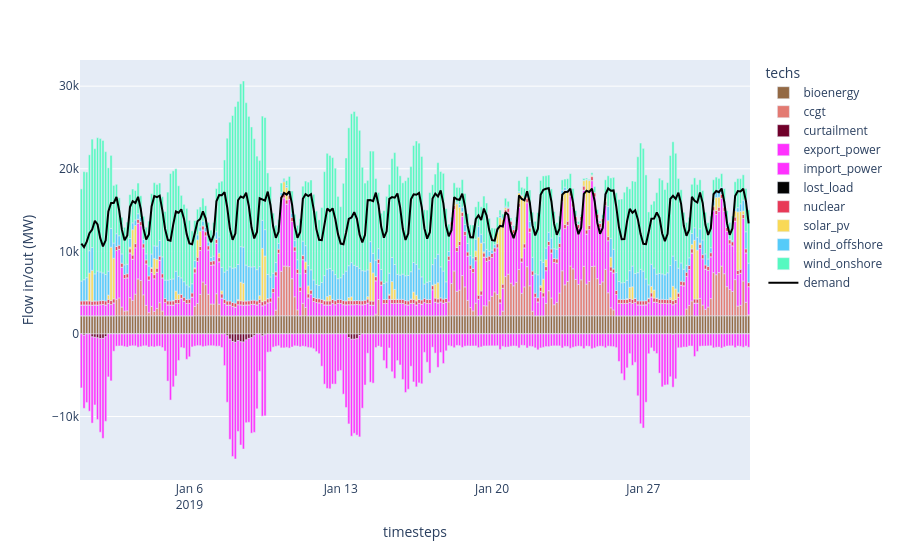

Notebook cell for this chart:
### Code cell
# Inspect the difference from the initial operation visually
plot_dispatch('results/fixed-cost-optimal-design_nuts2_cheapimport.nc', exclude_transmission=True, colors=colours)

### Figure 1 — Plotly figure (JSON) as saved in the notebook; plotly's stock layout.template omitted (floating-point values rounded to 4 significant figures; data arrays with more than 128 entries replaced by an {"elided": "..."} marker saying what was removed)
{"data": [{"hovertemplate": "techs=bioenergy<br>timesteps=%{x}<br>Flow in/out (MW)=%{y}<extra></extra>", "legendgroup": "bioenergy", "marker": {"color": "#936944", "pattern": {"shape": ""}}, "name": "bioenergy", "orientation": "v", "showlegend": true, "textposition": "auto", "type": "bar", "x": {"elided": "248 str values"}, "xaxis": "x", "y": {"elided": "248 float values"}, "yaxis": "y"}, {"hovertemplate": "techs=ccgt<br>timesteps=%{x}<br>Flow in/out (MW)=%{y}<extra></extra>", "legendgroup": "ccgt", "marker": {"color": "#E37A72", "pattern": {"shape": ""}}, "name": "ccgt", "orientation": "v", "showlegend": true, "textposition": "auto", "type": "bar", "x": {"elided": "248 str values"}, "xaxis": "x", "y": {"elided": "248 float values"}, "yaxis": "y"}, {"hovertemplate": "techs=curtailment<br>timesteps=%{x}<br>Flow in/out (MW)=%{y}<extra></extra>", "legendgroup": "curtailment", "marker": {"color": "#70002a", "pattern": {"shape": ""}}, "name": "curtailment", "orientation": "v", "showlegend": true, "textposition": "auto", "type": "bar", "x": {"elided": "248 str values"}, "xaxis": "x", "y": {"elided": "248 float values"}, "yaxis": "y"}, {"hovertemplate": "techs=export_power<br>timesteps=%{x}<br>Flow in/out (MW)=%{y}<extra></extra>", "legendgroup": "export_power", "marker": {"color": "#ff31fe", "pattern": {"shape": ""}}, "name": "export_power", "orientation": "v", "showlegend": true, "textposition": "auto", "type": "bar", "x": {"elided": "248 str values"}, "xaxis": "x", "y": {"elided": "248 float values"}, "yaxis": "y"}, {"hovertemplate": "techs=import_power<br>timesteps=%{x}<br>Flow in/out (MW)=%{y}<extra></extra>", "legendgroup": "import_power", "marker": {"color": "#ff31fe", "pattern": {"shape": ""}}, "name": "import_power", "orientation": "v", "showlegend": true, "textposition": "auto", "type": "bar", "x": {"elided": "248 str values"}, "xaxis": "x", "y": {"elided": "248 float values"}, "yaxis": "y"}, {"hovertemplate": "techs=lost_load<br>timesteps=%{x}<br>Flow in/out (MW)=%{y}<extra></extra>", "legendgroup": "lost_load", "marker": {"color": "#030303", "pattern": {"shape": ""}}, "name": "lost_load", "orientation": "v", "showlegend": true, "textposition": "auto", "type": "bar", "x": {"elided": "248 str values"}, "xaxis": "x", "y": {"elided": "248 float values"}, "yaxis": "y"}, {"hovertemplate": "techs=nuclear<br>timesteps=%{x}<br>Flow in/out (MW)=%{y}<extra></extra>", "legendgroup": "nuclear", "marker": {"color": "#e83a57", "pattern": {"shape": ""}}, "name": "nuclear", "orientation": "v", "showlegend": true, "textposition": "auto", "type": "bar", "x": {"elided": "248 str values"}, "xaxis": "x", "y": {"elided": "248 float values"}, "yaxis": "y"}, {"hovertemplate": "techs=solar_pv<br>timesteps=%{x}<br>Flow in/out (MW)=%{y}<extra></extra>", "legendgroup": "solar_pv", "marker": {"color": "#F9D956", "pattern": {"shape": ""}}, "name": "solar_pv", "orientation": "v", "showlegend": true, "textposition": "auto", "type": "bar", "x": ["2019-01-01T06:00:00.000000000", "2019-01-01T09:00:00.000000000", "2019-01-01T12:00:00.000000000", "2019-01-01T15:00:00.000000000", "2019-01-02T06:00:00.000000000", "2019-01-02T09:00:00.000000000", "2019-01-02T12:00:00.000000000", "2019-01-02T15:00:00.000000000", "2019-01-03T06:00:00.000000000", "2019-01-03T09:00:00.000000000", "2019-01-03T12:00:00.000000000", "2019-01-03T15:00:00.000000000", "2019-01-04T06:00:00.000000000", "2019-01-04T09:00:00.000000000", "2019-01-04T12:00:00.000000000", "2019-01-04T15:00:00.000000000", "2019-01-05T06:00:00.000000000", "2019-01-05T09:00:00.000000000", "2019-01-05T12:00:00.000000000", "2019-01-05T15:00:00.000000000", "2019-01-06T06:00:00.000000000", "2019-01-06T09:00:00.000000000", "2019-01-06T12:00:00.000000000", "2019-01-06T15:00:00.000000000", "2019-01-07T06:00:00.000000000", "2019-01-07T09:00:00.000000000", "2019-01-07T12:00:00.000000000", "2019-01-08T06:00:00.000000000", "2019-01-08T09:00:00.000000000", "2019-01-08T12:00:00.000000000", "2019-01-08T15:00:00.000000000", "2019-01-09T06:00:00.000000000", "2019-01-09T09:00:00.000000000", "2019-01-09T12:00:00.000000000", "2019-01-09T15:00:00.000000000", "2019-01-10T06:00:00.000000000", "2019-01-10T09:00:00.000000000", "2019-01-10T12:00:00.000000000", "2019-01-10T15:00:00.000000000", "2019-01-11T06:00:00.000000000", "2019-01-11T09:00:00.000000000", "2019-01-11T12:00:00.000000000", "2019-01-11T15:00:00.000000000", "2019-01-12T06:00:00.000000000", "2019-01-12T09:00:00.000000000", "2019-01-12T12:00:00.000000000", "2019-01-12T15:00:00.000000000", "2019-01-13T06:00:00.000000000", "2019-01-13T09:00:00.000000000", "2019-01-13T12:00:00.000000000", "2019-01-13T15:00:00.000000000", "2019-01-14T06:00:00.000000000", "2019-01-14T09:00:00.000000000", "2019-01-14T12:00:00.000000000", "2019-01-14T15:00:00.000000000", "2019-01-15T06:00:00.000000000", "2019-01-15T09:00:00.000000000", "2019-01-15T12:00:00.000000000", "2019-01-15T15:00:00.000000000", "2019-01-16T06:00:00.000000000", "2019-01-16T09:00:00.000000000", "2019-01-16T12:00:00.000000000", "2019-01-16T15:00:00.000000000", "2019-01-17T06:00:00.000000000", "2019-01-17T09:00:00.000000000", "2019-01-17T12:00:00.000000000", "2019-01-17T15:00:00.000000000", "2019-01-18T06:00:00.000000000", "2019-01-18T09:00:00.000000000", "2019-01-18T12:00:00.000000000", "2019-01-18T15:00:00.000000000", "2019-01-19T06:00:00.000000000", "2019-01-19T09:00:00.000000000", "2019-01-19T12:00:00.000000000", "2019-01-19T15:00:00.000000000", "2019-01-20T06:00:00.000000000", "2019-01-20T09:00:00.000000000", "2019-01-20T12:00:00.000000000", "2019-01-20T15:00:00.000000000", "2019-01-21T06:00:00.000000000", "2019-01-21T09:00:00.000000000", "2019-01-21T12:00:00.000000000", "2019-01-21T15:00:00.000000000", "2019-01-22T06:00:00.000000000", "2019-01-22T09:00:00.000000000", "2019-01-22T12:00:00.000000000", "2019-01-22T15:00:00.000000000", "2019-01-23T06:00:00.000000000", "2019-01-23T09:00:00.000000000", "2019-01-23T12:00:00.000000000", "2019-01-23T15:00:00.000000000", "2019-01-24T06:00:00.000000000", "2019-01-24T09:00:00.000000000", "2019-01-24T12:00:00.000000000", "2019-01-24T15:00:00.000000000", "2019-01-25T06:00:00.000000000", "2019-01-25T09:00:00.000000000", "2019-01-25T12:00:00.000000000", "2019-01-25T15:00:00.000000000", "2019-01-26T06:00:00.000000000", "2019-01-26T09:00:00.000000000", "2019-01-26T12:00:00.000000000", "2019-01-26T15:00:00.000000000", "2019-01-27T06:00:00.000000000", "2019-01-27T09:00:00.000000000", "2019-01-27T12:00:00.000000000", "2019-01-27T15:00:00.000000000", "2019-01-28T06:00:00.000000000", "2019-01-28T09:00:00.000000000", "2019-01-28T12:00:00.000000000", "2019-01-28T15:00:00.000000000", "2019-01-29T06:00:00.000000000", "2019-01-29T09:00:00.000000000", "2019-01-29T12:00:00.000000000", "2019-01-29T15:00:00.000000000", "2019-01-30T06:00:00.000000000", "2019-01-30T09:00:00.000000000", "2019-01-30T12:00:00.000000000", "2019-01-30T15:00:00.000000000", "2019-01-31T06:00:00.000000000", "2019-01-31T09:00:00.000000000", "2019-01-31T12:00:00.000000000", "2019-01-31T15:00:00.000000000"], "xaxis": "x", "y": [64.48, 3373.0, 3733.0, 8.253, 519.2, 6456.0, 4923.0, 11.78, 193.5, 3077.0, 2190.0, 3.198, 109.4, 1964.0, 1066.0, 0.573, 76.86, 1025.0, 627.2, 0.573, 126.3, 2103.0, 1857.0, 3.494, 25.75, 549.1, 377.3, 123.8, 2261.0, 2164.0, 5.054, 438.1, 6458.0, 5414.0, 24.9, 93.67, 1455.0, 1516.0, 5.898, 43.33, 890.8, 969.4, 0.573, 82.29, 518.0, 676.0, 4.618, 7.541, 389.3, 467.9, 0.573, 290.8, 4681.0, 3421.0, 32.88, 111.2, 2172.0, 1222.0, 4.067, 37.32, 892.5, 682.4, 0.4343, 69.38, 1690.0, 1957.0, 12.4, 723.4, 5296.0, 4134.0, 59.89, 700.1, 7030.0, 5793.0, 147.8, 1439.0, 9833.0, 7831.0, 274.6, 1256.0, 7519.0, 5300.0, 143.8, 194.7, 1663.0, 848.3, 1.146, 415.7, 4127.0, 3536.0, 78.2, 660.9, 6072.0, 5453.0, 148.8, 444.6, 1929.0, 1187.0, 3.885, 94.91, 1354.0, 1529.0, 20.94, 80.6, 784.4, 968.6, 26.86, 216.0, 1746.0, 1284.0, 55.08, 555.6, 7125.0, 5934.0, 159.6, 139.2, 1561.0, 1217.0, 25.16, 752.9, 7088.0, 6977.0, 422.1], "yaxis": "y"}, {"hovertemplate": "techs=wind_offshore<br>timesteps=%{x}<br>Flow in/out (MW)=%{y}<extra></extra>", "legendgroup": "wind_offshore", "marker": {"color": "#56CBF9", "pattern": {"shape": ""}}, "name": "wind_offshore", "orientation": "v", "showlegend": true, "textposition": "auto", "type": "bar", "x": {"elided": "248 str values"}, "xaxis": "x", "y": {"elided": "248 float values"}, "yaxis": "y"}, {"hovertemplate": "techs=wind_onshore<br>timesteps=%{x}<br>Flow in/out (MW)=%{y}<extra></extra>", "legendgroup": "wind_onshore", "marker": {"color": "#56F9C0", "pattern": {"shape": ""}}, "name": "wind_onshore", "orientation": "v", "showlegend": true, "textposition": "auto", "type": "bar", "x": {"elided": "248 str values"}, "xaxis": "x", "y": {"elided": "248 float values"}, "yaxis": "y"}, {"marker": {"color": "black"}, "name": "demand", "type": "scatter", "x": {"elided": "248 str values"}, "y": {"elided": "248 float values"}}], "layout": {"barmode": "relative", "legend": {"title": {"text": "techs"}, "tracegroupgap": 0}, "margin": {"t": 60}, "xaxis": {"anchor": "y", "domain": [0, 1], "title": {"text": "timesteps"}}, "yaxis": {"anchor": "x", "domain": [0, 1], "title": {"text": "Flow in/out (MW)"}}}}
